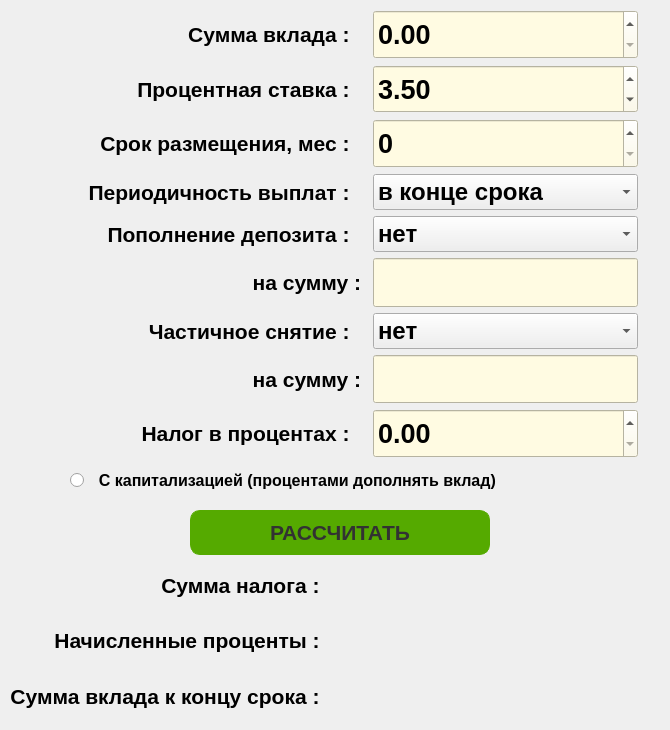
    <widget class="QWidget" name="tab_depo">
     <attribute name="title">
      <string>Депозит</string>
     </attribute>
     <widget class="QWidget" name="gridLayoutWidget_6">
      <property name="geometry">
       <rect>
        <x>10</x>
        <y>560</y>
        <width>651</width>
        <height>161</height>
       </rect>
      </property>
      <layout class="QGridLayout" name="gridLayout_6">
       <item row="2" column="0">
        <widget class="QLabel" name="label_17">
         <property name="font">
          <font>
           <pointsize>16</pointsize>
           <weight>75</weight>
           <bold>true</bold>
          </font>
         </property>
         <property name="text">
          <string>Начисленные проценты :   </string>
         </property>
         <property name="alignment">
          <set>Qt::AlignRight|Qt::AlignTrailing|Qt::AlignVCenter</set>
         </property>
        </widget>
       </item>
       <item row="1" column="0">
        <widget class="QLabel" name="label_19">
         <property name="font">
          <font>
           <pointsize>16</pointsize>
           <weight>75</weight>
           <bold>true</bold>
          </font>
         </property>
         <property name="text">
          <string>Сумма налога :   </string>
         </property>
         <property name="alignment">
          <set>Qt::AlignRight|Qt::AlignTrailing|Qt::AlignVCenter</set>
         </property>
        </widget>
       </item>
       <item row="3" column="0">
        <widget class="QLabel" name="label_20">
         <property name="font">
          <font>
           <pointsize>16</pointsize>
           <weight>75</weight>
           <bold>true</bold>
          </font>
         </property>
         <property name="text">
          <string>Сумма вклада к концу срока :   </string>
         </property>
         <property name="alignment">
          <set>Qt::AlignRight|Qt::AlignTrailing|Qt::AlignVCenter</set>
         </property>
        </widget>
       </item>
       <item row="1" column="1">
        <widget class="QLabel" name="line_deptaxamount">
         <property name="font">
          <font>
           <pointsize>16</pointsize>
           <weight>75</weight>
           <bold>true</bold>
          </font>
         </property>
         <property name="text">
          <string/>
         </property>
        </widget>
       </item>
       <item row="2" column="1">
        <widget class="QLabel" name="line_depcharges">
         <property name="font">
          <font>
           <pointsize>16</pointsize>
           <weight>75</weight>
           <bold>true</bold>
          </font>
         </property>
         <property name="text">
          <string/>
         </property>
        </widget>
       </item>
       <item row="3" column="1">
        <widget class="QLabel" name="line_depamountsum">
         <property name="font">
          <font>
           <pointsize>16</pointsize>
           <weight>75</weight>
           <bold>true</bold>
          </font>
         </property>
         <property name="text">
          <string/>
         </property>
        </widget>
       </item>
      </layout>
     </widget>
     <widget class="QWidget" name="gridLayoutWidget_5">
      <property name="geometry">
       <rect>
        <x>10</x>
        <y>10</y>
        <width>628</width>
        <height>448</height>
       </rect>
      </property>
      <layout class="QGridLayout" name="gridLayout_5">
       <item row="3" column="0">
        <widget class="QLabel" name="label_15">
         <property name="font">
          <font>
           <pointsize>16</pointsize>
           <weight>75</weight>
           <bold>true</bold>
          </font>
         </property>
         <property name="text">
          <string>Процентная ставка :   </string>
         </property>
         <property name="alignment">
          <set>Qt::AlignRight|Qt::AlignTrailing|Qt::AlignVCenter</set>
         </property>
        </widget>
       </item>
       <item row="4" column="0">
        <widget class="QLabel" name="label_14">
         <property name="font">
          <font>
           <pointsize>16</pointsize>
           <weight>75</weight>
           <bold>true</bold>
          </font>
         </property>
         <property name="text">
          <string>Срок размещения, мес :   </string>
         </property>
         <property name="alignment">
          <set>Qt::AlignRight|Qt::AlignTrailing|Qt::AlignVCenter</set>
         </property>
        </widget>
       </item>
       <item row="2" column="1">
        <widget class="QDoubleSpinBox" name="line_depamount">
         <property name="sizePolicy">
          <sizepolicy hsizetype="Minimum" vsizetype="Preferred">
           <horstretch>0</horstretch>
           <verstretch>0</verstretch>
          </sizepolicy>
         </property>
         <property name="font">
          <font>
           <pointsize>20</pointsize>
           <weight>75</weight>
           <bold>true</bold>
          </font>
         </property>
         <property name="styleSheet">
          <string notr="true">QDoubleSpinBox {
	background-color: rgb(255, 251, 226)
}</string>
         </property>
         <property name="maximum">
          <double>10000000.000000000000000</double>
         </property>
         <property name="singleStep">
          <double>1000.000000000000000</double>
         </property>
        </widget>
       </item>
       <item row="4" column="1">
        <widget class="QSpinBox" name="line_depperiod">
         <property name="sizePolicy">
          <sizepolicy hsizetype="Minimum" vsizetype="Preferred">
           <horstretch>0</horstretch>
           <verstretch>0</verstretch>
          </sizepolicy>
         </property>
         <property name="font">
          <font>
           <pointsize>20</pointsize>
           <weight>75</weight>
           <bold>true</bold>
          </font>
         </property>
         <property name="styleSheet">
          <string notr="true">QSpinBox {
	background-color: rgb(255, 251, 226)
}</string>
         </property>
         <property name="suffix">
          <string/>
         </property>
         <property name="prefix">
          <string/>
         </property>
         <property name="minimum">
          <number>0</number>
         </property>
         <property name="maximum">
          <number>360</number>
         </property>
         <property name="singleStep">
          <number>1</number>
         </property>
         <property name="value">
          <number>0</number>
         </property>
         <property name="displayIntegerBase">
          <number>10</number>
         </property>
        </widget>
       </item>
       <item row="6" column="0">
        <widget class="QLabel" name="label_16">
         <property name="font">
          <font>
           <pointsize>16</pointsize>
           <weight>75</weight>
           <bold>true</bold>
          </font>
         </property>
         <property name="text">
          <string>Пополнение депозита :   </string>
         </property>
         <property name="alignment">
          <set>Qt::AlignRight|Qt::AlignTrailing|Qt::AlignVCenter</set>
         </property>
        </widget>
       </item>
       <item row="8" column="1">
        <widget class="QComboBox" name="combo_withdrawal">
         <property name="font">
          <font>
           <pointsize>18</pointsize>
           <weight>75</weight>
           <bold>true</bold>
          </font>
         </property>
         <property name="styleSheet">
          <string notr="true"/>
         </property>
         <item>
          <property name="text">
           <string extracomment="-1">нет</string>
          </property>
         </item>
         <item>
          <property name="text">
           <string extracomment="1">раз в месяц</string>
          </property>
         </item>
         <item>
          <property name="text">
           <string extracomment="3">раз в квартал</string>
          </property>
         </item>
         <item>
          <property name="text">
           <string extracomment="6">раз в полугодие</string>
          </property>
         </item>
         <item>
          <property name="text">
           <string extracomment="12">раз в год</string>
          </property>
         </item>
        </widget>
       </item>
       <item row="6" column="1">
        <widget class="QComboBox" name="combo_deposit">
         <property name="font">
          <font>
           <pointsize>18</pointsize>
           <weight>75</weight>
           <bold>true</bold>
          </font>
         </property>
         <property name="styleSheet">
          <string notr="true"/>
         </property>
         <item>
          <property name="text">
           <string extracomment="-1">нет</string>
          </property>
         </item>
         <item>
          <property name="text">
           <string extracomment="1">раз в месяц</string>
          </property>
         </item>
         <item>
          <property name="text">
           <string extracomment="3">раз в квартал</string>
          </property>
         </item>
         <item>
          <property name="text">
           <string extracomment="6">раз в полугодие</string>
          </property>
         </item>
         <item>
          <property name="text">
           <string extracomment="12">раз в год</string>
          </property>
         </item>
        </widget>
       </item>
       <item row="5" column="0">
        <widget class="QLabel" name="label_23">
         <property name="font">
          <font>
           <pointsize>16</pointsize>
           <weight>75</weight>
           <bold>true</bold>
          </font>
         </property>
         <property name="text">
          <string>Периодичность выплат :   </string>
         </property>
         <property name="alignment">
          <set>Qt::AlignRight|Qt::AlignTrailing|Qt::AlignVCenter</set>
         </property>
        </widget>
       </item>
       <item row="10" column="1">
        <widget class="QDoubleSpinBox" name="line_deptax">
         <property name="sizePolicy">
          <sizepolicy hsizetype="Minimum" vsizetype="Preferred">
           <horstretch>0</horstretch>
           <verstretch>0</verstretch>
          </sizepolicy>
         </property>
         <property name="font">
          <font>
           <pointsize>20</pointsize>
           <weight>75</weight>
           <bold>true</bold>
          </font>
         </property>
         <property name="styleSheet">
          <string notr="true">QDoubleSpinBox {
	background-color: rgb(255, 251, 226)
}</string>
         </property>
         <property name="maximum">
          <double>100.000000000000000</double>
         </property>
         <property name="singleStep">
          <double>1.000000000000000</double>
         </property>
        </widget>
       </item>
       <item row="10" column="0">
        <widget class="QLabel" name="label_22">
         <property name="font">
          <font>
           <pointsize>16</pointsize>
           <weight>75</weight>
           <bold>true</bold>
          </font>
         </property>
         <property name="text">
          <string>Налог в процентах :   </string>
         </property>
         <property name="alignment">
          <set>Qt::AlignRight|Qt::AlignTrailing|Qt::AlignVCenter</set>
         </property>
        </widget>
       </item>
       <item row="2" column="0">
        <widget class="QLabel" name="label_21">
         <property name="font">
          <font>
           <pointsize>16</pointsize>
           <weight>75</weight>
           <bold>true</bold>
          </font>
         </property>
         <property name="text">
          <string>Сумма вклада :   </string>
         </property>
         <property name="alignment">
          <set>Qt::AlignRight|Qt::AlignTrailing|Qt::AlignVCenter</set>
         </property>
        </widget>
       </item>
       <item row="8" column="0">
        <widget class="QLabel" name="label_24">
         <property name="font">
          <font>
           <pointsize>16</pointsize>
           <weight>75</weight>
           <bold>true</bold>
          </font>
         </property>
         <property name="text">
          <string>Частичное снятие :   </string>
         </property>
         <property name="alignment">
          <set>Qt::AlignRight|Qt::AlignTrailing|Qt::AlignVCenter</set>
         </property>
        </widget>
       </item>
       <item row="7" column="1">
        <widget class="QLineEdit" name="line_sumdepo">
         <property name="minimumSize">
          <size>
           <width>150</width>
           <height>30</height>
          </size>
         </property>
         <property name="maximumSize">
          <size>
           <width>265</width>
           <height>70</height>
          </size>
         </property>
         <property name="baseSize">
          <size>
           <width>150</width>
           <height>30</height>
          </size>
         </property>
         <property name="font">
          <font>
           <pointsize>16</pointsize>
           <weight>75</weight>
           <bold>true</bold>
          </font>
         </property>
         <property name="layoutDirection">
          <enum>Qt::RightToLeft</enum>
         </property>
         <property name="styleSheet">
          <string notr="true">background-color: rgb(255, 251, 226)</string>
         </property>
         <property name="alignment">
          <set>Qt::AlignLeading|Qt::AlignLeft|Qt::AlignVCenter</set>
         </property>
        </widget>
       </item>
       <item row="3" column="1">
        <widget class="QDoubleSpinBox" name="line_deprate">
         <property name="sizePolicy">
          <sizepolicy hsizetype="Minimum" vsizetype="Preferred">
           <horstretch>0</horstretch>
           <verstretch>0</verstretch>
          </sizepolicy>
         </property>
         <property name="font">
          <font>
           <pointsize>20</pointsize>
           <weight>75</weight>
           <bold>true</bold>
          </font>
         </property>
         <property name="styleSheet">
          <string notr="true">QDoubleSpinBox {
	background-color: rgb(255, 251, 226)
}</string>
         </property>
         <property name="wrapping">
          <bool>false</bool>
         </property>
         <property name="buttonSymbols">
          <enum>QAbstractSpinBox::UpDownArrows</enum>
         </property>
         <property name="minimum">
          <double>0.000000000000000</double>
         </property>
         <property name="maximum">
          <double>100.000000000000000</double>
         </property>
         <property name="singleStep">
          <double>0.500000000000000</double>
         </property>
         <property name="value">
          <double>3.500000000000000</double>
         </property>
        </widget>
       </item>
       <item row="5" column="1">
        <widget class="QComboBox" name="combo_period">
         <property name="font">
          <font>
           <pointsize>18</pointsize>
           <weight>75</weight>
           <bold>true</bold>
          </font>
         </property>
         <property name="styleSheet">
          <string notr="true"/>
         </property>
         <item>
          <property name="text">
           <string extracomment="-1">в конце срока</string>
          </property>
         </item>
         <item>
          <property name="text">
           <string extracomment="1">раз в месяц</string>
          </property>
         </item>
         <item>
          <property name="text">
           <string extracomment="3">раз в квартал</string>
          </property>
         </item>
         <item>
          <property name="text">
           <string extracomment="6">раз в полугодие</string>
          </property>
         </item>
         <item>
          <property name="text">
           <string extracomment="12">раз в год</string>
          </property>
         </item>
        </widget>
       </item>
       <item row="9" column="1">
        <widget class="QLineEdit" name="line_sumwithdrawal">
         <property name="minimumSize">
          <size>
           <width>150</width>
           <height>30</height>
          </size>
         </property>
         <property name="maximumSize">
          <size>
           <width>265</width>
           <height>70</height>
          </size>
         </property>
         <property name="baseSize">
          <size>
           <width>150</width>
           <height>30</height>
          </size>
         </property>
         <property name="font">
          <font>
           <pointsize>16</pointsize>
           <weight>75</weight>
           <bold>true</bold>
          </font>
         </property>
         <property name="layoutDirection">
          <enum>Qt::RightToLeft</enum>
         </property>
         <property name="styleSheet">
          <string notr="true">background-color: rgb(255, 251, 226)</string>
         </property>
         <property name="alignment">
          <set>Qt::AlignLeading|Qt::AlignLeft|Qt::AlignVCenter</set>
         </property>
        </widget>
       </item>
       <item row="7" column="0">
        <widget class="QLabel" name="label_25">
         <property name="font">
          <font>
           <pointsize>16</pointsize>
           <weight>75</weight>
           <bold>true</bold>
          </font>
         </property>
         <property name="text">
          <string>на сумму : </string>
         </property>
         <property name="alignment">
          <set>Qt::AlignRight|Qt::AlignTrailing|Qt::AlignVCenter</set>
         </property>
        </widget>
       </item>
       <item row="9" column="0">
        <widget class="QLabel" name="label_26">
         <property name="font">
          <font>
           <pointsize>16</pointsize>
           <weight>75</weight>
           <bold>true</bold>
          </font>
         </property>
         <property name="text">
          <string>на сумму : </string>
         </property>
         <property name="alignment">
          <set>Qt::AlignRight|Qt::AlignTrailing|Qt::AlignVCenter</set>
         </property>
        </widget>
       </item>
      </layout>
     </widget>
     <widget class="QRadioButton" name="checkBox_capital">
      <property name="geometry">
       <rect>
        <x>70</x>
        <y>470</y>
        <width>521</width>
        <height>21</height>
       </rect>
      </property>
      <property name="sizePolicy">
       <sizepolicy hsizetype="Preferred" vsizetype="Fixed">
        <horstretch>0</horstretch>
        <verstretch>1</verstretch>
       </sizepolicy>
      </property>
      <property name="font">
       <font>
        <pointsize>12</pointsize>
        <weight>75</weight>
        <bold>true</bold>
       </font>
      </property>
      <property name="toolTip">
       <string>&lt;html&gt;&lt;head/&gt;&lt;body&gt;&lt;p align=&quot;center&quot;&gt;&lt;br/&gt;&lt;/p&gt;&lt;/body&gt;&lt;/html&gt;</string>
      </property>
      <property name="layoutDirection">
       <enum>Qt::LeftToRight</enum>
      </property>
      <property name="text">
       <string>  С капитализацией (процентами дополнять вклад)</string>
      </property>
      <property name="iconSize">
       <size>
        <width>20</width>
        <height>20</height>
       </size>
      </property>
     </widget>
     <widget class="QPushButton" name="button_calculate_depo">
      <property name="geometry">
       <rect>
        <x>190</x>
        <y>510</y>
        <width>300</width>
        <height>45</height>
       </rect>
      </property>
      <property name="sizePolicy">
       <sizepolicy hsizetype="Minimum" vsizetype="Preferred">
        <horstretch>0</horstretch>
        <verstretch>0</verstretch>
       </sizepolicy>
      </property>
      <property name="palette">
       <palette>
        <active>
         <colorrole role="WindowText">
          <brush brushstyle="SolidPattern">
           <color alpha="255">
            <red>50</red>
            <green>50</green>
            <blue>50</blue>
           </color>
          </brush>
         </colorrole>
         <colorrole role="Button">
          <brush brushstyle="SolidPattern">
           <color alpha="255">
            <red>85</red>
            <green>170</green>
            <blue>0</blue>
           </color>
          </brush>
         </colorrole>
         <colorrole role="Text">
          <brush brushstyle="SolidPattern">
           <color alpha="255">
            <red>50</red>
            <green>50</green>
            <blue>50</blue>
           </color>
          </brush>
         </colorrole>
         <colorrole role="ButtonText">
          <brush brushstyle="SolidPattern">
           <color alpha="255">
            <red>50</red>
            <green>50</green>
            <blue>50</blue>
           </color>
          </brush>
         </colorrole>
         <colorrole role="Base">
          <brush brushstyle="SolidPattern">
           <color alpha="255">
            <red>85</red>
            <green>170</green>
            <blue>0</blue>
           </color>
          </brush>
         </colorrole>
         <colorrole role="Window">
          <brush brushstyle="SolidPattern">
           <color alpha="255">
            <red>85</red>
            <green>170</green>
            <blue>0</blue>
           </color>
          </brush>
         </colorrole>
         <colorrole role="PlaceholderText">
          <brush brushstyle="SolidPattern">
           <color alpha="255">
            <red>50</red>
            <green>50</green>
            <blue>50</blue>
           </color>
          </brush>
         </colorrole>
        </active>
        <inactive>
         <colorrole role="WindowText">
          <brush brushstyle="SolidPattern">
           <color alpha="255">
            <red>50</red>
            <green>50</green>
            <blue>50</blue>
           </color>
          </brush>
         </colorrole>
         <colorrole role="Button">
          <brush brushstyle="SolidPattern">
           <color alpha="255">
            <red>85</red>
            <green>170</green>
            <blue>0</blue>
           </color>
          </brush>
         </colorrole>
         <colorrole role="Text">
          <brush brushstyle="SolidPattern">
           <color alpha="255">
            <red>50</red>
            <green>50</green>
            <blue>50</blue>
           </color>
          </brush>
         </colorrole>
         <colorrole role="ButtonText">
          <brush brushstyle="SolidPattern">
           <color alpha="255">
            <red>50</red>
            <green>50</green>
            <blue>50</blue>
           </color>
          </brush>
         </colorrole>
         <colorrole role="Base">
          <brush brushstyle="SolidPattern">
           <color alpha="255">
            <red>85</red>
            <green>170</green>
            <blue>0</blue>
           </color>
          </brush>
         </colorrole>
         <colorrole role="Window">
          <brush brushstyle="SolidPattern">
           <color alpha="255">
            <red>85</red>
            <green>170</green>
            <blue>0</blue>
           </color>
          </brush>
         </colorrole>
         <colorrole role="PlaceholderText">
          <brush brushstyle="SolidPattern">
           <color alpha="255">
            <red>50</red>
            <green>50</green>
            <blue>50</blue>
           </color>
          </brush>
         </colorrole>
        </inactive>
        <disabled>
         <colorrole role="WindowText">
          <brush brushstyle="SolidPattern">
           <color alpha="255">
            <red>50</red>
            <green>50</green>
            <blue>50</blue>
           </color>
          </brush>
         </colorrole>
         <colorrole role="Button">
          <brush brushstyle="SolidPattern">
           <color alpha="255">
            <red>85</red>
            <green>170</green>
            <blue>0</blue>
           </color>
          </brush>
         </colorrole>
         <colorrole role="Text">
          <brush brushstyle="SolidPattern">
           <color alpha="255">
            <red>50</red>
            <green>50</green>
            <blue>50</blue>
           </color>
          </brush>
         </colorrole>
         <colorrole role="ButtonText">
          <brush brushstyle="SolidPattern">
           <color alpha="255">
            <red>50</red>
            <green>50</green>
            <blue>50</blue>
           </color>
          </brush>
         </colorrole>
         <colorrole role="Base">
          <brush brushstyle="SolidPattern">
           <color alpha="255">
            <red>85</red>
            <green>170</green>
            <blue>0</blue>
           </color>
          </brush>
         </colorrole>
         <colorrole role="Window">
          <brush brushstyle="SolidPattern">
           <color alpha="255">
            <red>85</red>
            <green>170</green>
            <blue>0</blue>
           </color>
          </brush>
         </colorrole>
         <colorrole role="PlaceholderText">
          <brush brushstyle="SolidPattern">
           <color alpha="255">
            <red>50</red>
            <green>50</green>
            <blue>50</blue>
           </color>
          </brush>
         </colorrole>
        </disabled>
       </palette>
      </property>
      <property name="font">
       <font>
        <pointsize>16</pointsize>
        <weight>75</weight>
        <bold>true</bold>
       </font>
      </property>
      <property name="styleSheet">
       <string notr="true">QPushButton {
	background-color: rgb(85, 170, 0);
	border: 1px solid rgb(85, 170, 0);
	border-radius: 10px;
}
QPushButton:pressed {
	background-color: rgb(115, 200, 0);
}</string>
      </property>
      <property name="text">
       <string>РАССЧИТАТЬ</string>
      </property>
     </widget>
    </widget>
